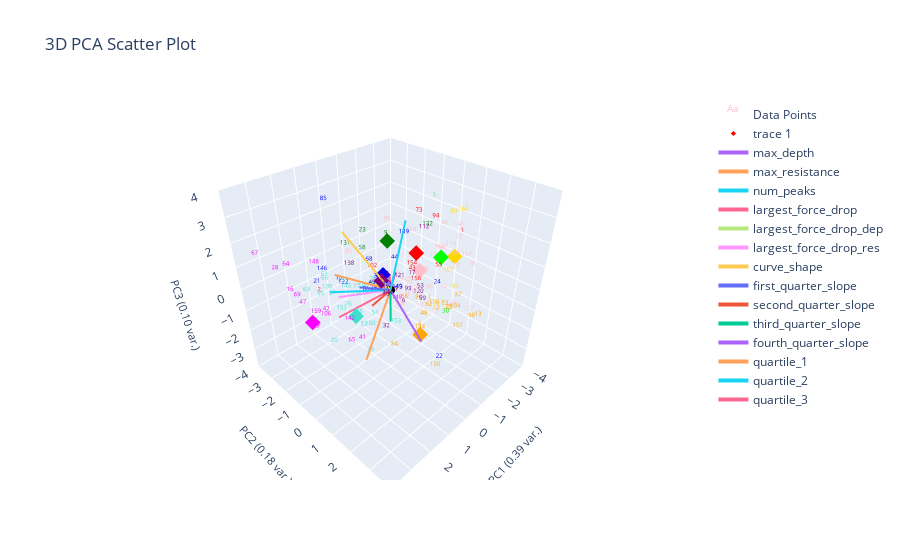

Notebook source saved alongside this figure:
### Markdown cell above
# Plot Corrected Labeling

### Code cell
def correct_pseudo_ylabels_to_actual(pseudo_labeled_data:pd.DataFrame, actual_labeled_data:pd.DataFrame, ylabel_name, changed_ylabel_idxs):
    corrected_pseudo_labeled_data = pseudo_labeled_data.copy()
    corrected_pseudo_labeled_data.loc[changed_ylabel_idxs, f'pseudo_{ylabel_name}'] = actual_labeled_data[ylabel_name]
    corrected_pseudo_labeled_data.loc[changed_ylabel_idxs, f'pseudo_{ylabel_name}_nums'] = actual_labeled_data[f'{ylabel_name}_nums']
    return corrected_pseudo_labeled_data

corrected_pseudo_labeled_data = correct_pseudo_ylabels_to_actual(pseudo_labeled_data, marions_labeled_data, ylabel_name, changed_ylabel_idxs)

plotting.plot_clusters_seperately(corrected_pseudo_labeled_data[f'pseudo_{ylabel_name}_nums'], 
                                  curve_data, ylabel_name, cluster_category_names=list(ylabel_to_cluster_num.keys()), 
                                  pseudo_corrections=marions_labeled_data)
plotting.plot_pca(corrected_pseudo_labeled_data, corrected_pseudo_labeled_data[f'pseudo_{ylabel_name}_nums'], graph_title="Clustering Corrected Pseudo Labeled Data", num_pc=3, ylabel_name=ylabel_name, centroids=label_centroids)

### Figure 1 — Plotly figure (JSON) as saved in the notebook; plotly's stock layout.template omitted (floating-point values rounded to 4 significant figures; data arrays with more than 128 entries replaced by an {"elided": "..."} marker saying what was removed)
{"data": [{"mode": "text", "name": "Data Points", "text": {"elided": "164 str values"}, "textfont": {"color": {"elided": "164 str values"}, "size": 6}, "type": "scatter3d", "x": {"elided": "164 float values"}, "y": {"elided": "164 float values"}, "z": {"elided": "164 float values"}}, {"marker": {"color": ["red", "gold", "blue", "green", "purple", "pink", "turquoise", "orange", "lime", "magenta"], "size": 4, "symbol": "diamond"}, "mode": "markers", "type": "scatter3d", "x": [-1.928, -3.081, -0.2512, -1.038, 0.162, -1.851, 1.532, 0.1613, -2.42, 3.1], "y": [-0.4752, 0.5811, -0.6652, -1.226, -0.3226, -0.1863, -0.2646, 1.696, 0.3987, -0.7675], "z": [0.6144, 0.4114, 0.2645, 1.222, 0.3483, -0.04696, -0.5424, -1.073, 0.5773, -0.22]}, {"marker": {"color": "black", "size": 3}, "mode": "markers", "name": "Origin", "showlegend": false, "type": "scatter3d", "x": [0], "y": [0], "z": [0]}, {"line": {"width": 4}, "mode": "lines+text", "name": "max_depth", "textposition": "top center", "type": "scatter3d", "x": [0, -1.59], "y": [0, -1.304], "z": [0, -0.5218]}, {"line": {"width": 4}, "mode": "lines+text", "name": "max_resistance", "textposition": "top center", "type": "scatter3d", "x": [0, 1.345], "y": [0, -7.996e-05], "z": [0, -2.708]}, {"line": {"width": 4}, "mode": "lines+text", "name": "num_peaks", "textposition": "top center", "type": "scatter3d", "x": [0, -0.5785], "y": [0, 0.1626], "z": [0, 2.763]}, {"line": {"width": 4}, "mode": "lines+text", "name": "largest_force_drop", "textposition": "top center", "type": "scatter3d", "x": [0, -0.8897], "y": [0, -0.9413], "z": [0, -0.1776]}, {"line": {"width": 4}, "mode": "lines+text", "name": "largest_force_drop_dep", "textposition": "top center", "type": "scatter3d", "x": [0, -0.6729], "y": [0, -1.955], "z": [0, -0.846]}, {"line": {"width": 4}, "mode": "lines+text", "name": "largest_force_drop_res", "textposition": "top center", "type": "scatter3d", "x": [0, 1.109], "y": [0, -1.783], "z": [0, -0.6821]}, {"line": {"width": 4}, "mode": "lines+text", "name": "curve_shape", "textposition": "top center", "type": "scatter3d", "x": [0, 0.9933], "y": [0, -1.444], "z": [0, 2.299]}, {"line": {"width": 4}, "mode": "lines+text", "name": "first_quarter_slope", "textposition": "top center", "type": "scatter3d", "x": [0, 1.745], "y": [0, 0.2622], "z": [0, 1.112]}, {"line": {"width": 4}, "mode": "lines+text", "name": "second_quarter_slope", "textposition": "top center", "type": "scatter3d", "x": [0, 1.718], "y": [0, 0.8442], "z": [0, 0.6293]}, {"line": {"width": 4}, "mode": "lines+text", "name": "third_quarter_slope", "textposition": "top center", "type": "scatter3d", "x": [0, 1.46], "y": [0, 1.466], "z": [0, 0.1621]}, {"line": {"width": 4}, "mode": "lines+text", "name": "fourth_quarter_slope", "textposition": "top center", "type": "scatter3d", "x": [0, 0.7057], "y": [0, 2.239], "z": [0, -0.7445]}, {"line": {"width": 4}, "mode": "lines+text", "name": "quartile_1", "textposition": "top center", "type": "scatter3d", "x": [0, 1.372], "y": [0, -1.563], "z": [0, 0.5967]}, {"line": {"width": 4}, "mode": "lines+text", "name": "quartile_2", "textposition": "top center", "type": "scatter3d", "x": [0, 1.758], "y": [0, -1.429], "z": [0, 0.06116]}, {"line": {"width": 4}, "mode": "lines+text", "name": "quartile_3", "textposition": "top center", "type": "scatter3d", "x": [0, 1.807], "y": [0, -0.9371], "z": [0, -0.8312]}], "layout": {"autosize": true, "scene": {"aspectmode": "cube", "xaxis": {"range": [-4, 4], "title": {"font": {"size": 11}, "text": "PC1 (0.39 var.)"}}, "yaxis": {"range": [-4, 4], "title": {"font": {"size": 11}, "text": "PC2 (0.18 var.)"}}, "zaxis": {"range": [-4, 4], "title": {"font": {"size": 11}, "text": "PC3 (0.10 var.)"}}}, "title": {"text": "3D PCA Scatter Plot"}}}
